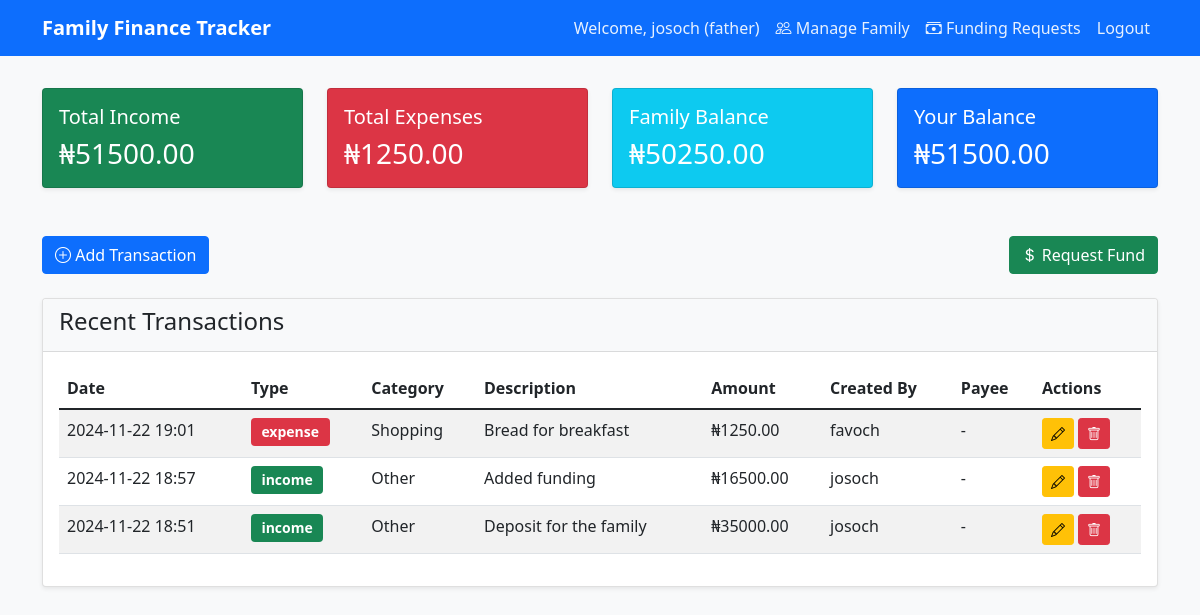
Page /dashboard (signed in) on the earlier database version.
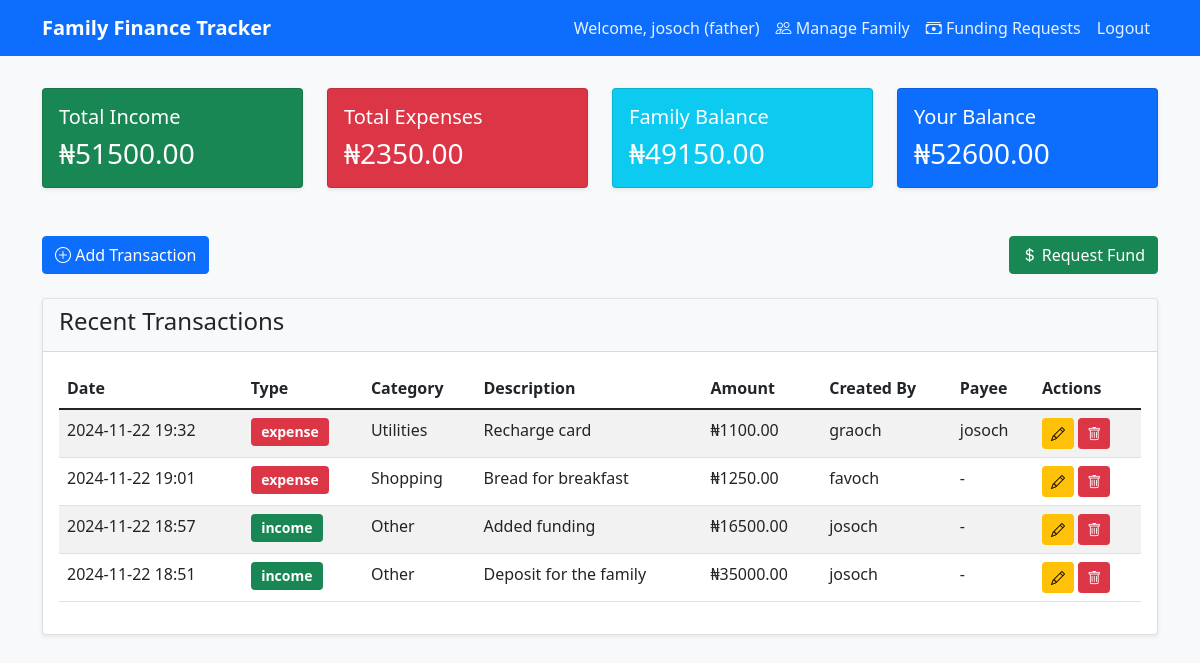
Same page on the later database version.
### app.py (models this page shows, shortened)
class User(db.Model, UserMixin):
    id = db.Column(db.Integer, primary_key=True)
    username = db.Column(db.String(80), unique=True, nullable=False)
    email = db.Column(db.String(120), unique=True, nullable=False)
    password_hash = db.Column(db.String(128))
    role = db.Column(db.String(20), nullable=False)
    balance = db.Column(db.Float, default=0.0)
    is_active = db.Column(db.Boolean, default=True)
    family_id = db.Column(db.Integer, db.ForeignKey('family.id'))
    created_at = db.Column(db.DateTime, default=datetime.utcnow)
    funding_requests = db.relationship('FundingRequest',
                                     foreign_keys='FundingRequest.requested_by',
                                     backref=db.backref('requester_ref', lazy=True),
                                     lazy=True)
    requests_approved = db.relationship('FundingRequest',
                                      foreign_keys='FundingRequest.approved_by',
                                      backref=db.backref('approver_ref', lazy=True),
                                      lazy=True)
    funding_request_balances = db.relationship('FundingRequestBalance',
                                             backref='user_ref',
                                             lazy=True)
    @property
    def password(self):
        raise AttributeError('password is not a readable attribute')

class Transaction(db.Model):
    __tablename__ = 'financial_transaction'
    id = db.Column(db.Integer, primary_key=True)
    amount = db.Column(db.Float, nullable=False)
    category = db.Column(db.String(50), nullable=False)
    description = db.Column(db.String(200))
    transaction_type = db.Column(db.String(20), nullable=False)  # income/expense
    created_by = db.Column(db.Integer, db.ForeignKey('user.id'), nullable=False)
    payee_id = db.Column(db.Integer, db.ForeignKey('user.id'))
    family_id = db.Column(db.Integer, db.ForeignKey('family.id'), nullable=False)
    created_at = db.Column(db.DateTime, default=datetime.utcnow)
    creator = db.relationship('User', foreign_keys=[created_by], backref='transactions_created')
    payee = db.relationship('User', foreign_keys=[payee_id], backref='transactions_received')

### app.py (the view)
@app.route('/dashboard')
@login_required
def dashboard():
    transactions = Transaction.query.filter_by(family_id=current_user.family_id).order_by(Transaction.created_at.desc()).all()
    total_income = sum(t.amount for t in transactions if t.transaction_type == 'income')
    total_expense = sum(t.amount for t in transactions if t.transaction_type == 'expense')
    balance = total_income - total_expense
    user_balance = current_user.balance
    return render_template('dashboard.html',
                         transactions=transactions,
                         total_income=total_income,
                         total_expense=total_expense,
                         balance=balance,
                         user_balance=user_balance)

### app.py (called while the page is built)
@login_manager.user_loader
def load_user(user_id):
    return User.query.get(int(user_id))

### templates/dashboard.html (shortened to what the changed rows need)
<!DOCTYPE html>
<html lang="en">
<head>
    <link href="https://cdn.jsdelivr.net/npm/bootstrap@5.1.3/dist/css/bootstrap.min.css" rel="stylesheet">
    <link rel="stylesheet" href="https://cdn.jsdelivr.net/npm/bootstrap-icons@1.7.2/font/bootstrap-icons.css">
    <link rel="stylesheet" href="{{ url_for('static', filename='style.css') }}">
</head>
<body>
    <nav class="navbar navbar-expand-lg navbar-dark bg-primary">
        <div class="container">
            <div class="collapse navbar-collapse" id="navbarNav">
                <ul class="navbar-nav ms-auto">
                    <li class="nav-item">
                        <span class="nav-link">Welcome, {{ current_user.username }} ({{ current_user.role }})</span>
                    </li>
                </ul>
            </div>
        </div>
    </nav>
    <div class="container mt-4">
        <div class="row mb-4">
            <div class="col-md-3">
                <div class="card bg-danger text-white">
                    <div class="card-body">
                        <h5 class="card-title">Total Expenses</h5>
                        <h3 class="card-text">₦{{ "%.2f"|format(total_expense) }}</h3>
                    </div>
                </div>
            </div>
            <div class="col-md-3">
                <div class="card bg-info text-white">
                    <div class="card-body">
                        <h5 class="card-title">Family Balance</h5>
                        <h3 class="card-text">₦{{ "%.2f"|format(balance) }}</h3>
                    </div>
                </div>
            </div>
            <div class="col-md-3">
                <div class="card bg-primary text-white">
                    <div class="card-body">
                        <h5 class="card-title">Your Balance</h5>
                        <h3 class="card-text">₦{{ "%.2f"|format(user_balance) }}</h3>
                    </div>
                </div>
            </div>
        </div>
        <div class="card">
            <div class="card-body">
                <div class="table-responsive">
                    <table class="table table-striped">
                        <thead>
                            <tr>
                                <th>Date</th>
                                <th>Type</th>
                                <th>Category</th>
                                <th>Description</th>
                                <th>Amount</th>
                                <th>Created By</th>
                                <th>Payee</th>
                                <th>Actions</th>
                            </tr>
                        </thead>
                        <tbody>
                            {% for transaction in transactions %}
                            <tr>
                                <td>{{ transaction.created_at.strftime('%Y-%m-%d %H:%M') }}</td>
                                <td>
                                    <span class="badge {% if transaction.transaction_type == 'income' %}bg-success{% else %}bg-danger{% endif %}">
                                        {{ transaction.transaction_type }}
                                    </span>
                                </td>
                                <td>{{ transaction.category }}</td>
                                <td>{{ transaction.description }}</td>
                                <td>₦{{ "%.2f"|format(transaction.amount) }}</td>
                                <td>{{ transaction.creator.username }}</td>
                                <td>{{ transaction.payee.username if transaction.payee else '-' }}</td>
                                <td>
                                    <a href="{{ url_for('edit_transaction', id=transaction.id) }}" class="btn btn-sm btn-warning">
                                        <i class="bi bi-pencil"></i>
                                    </a>
                                    <a href="{{ url_for('delete_transaction', id=transaction.id) }}" class="btn btn-sm btn-danger" onclick="return confirm('Are you sure you want to delete this transaction?')">
                                        <i class="bi bi-trash"></i>
                                    </a>
                                </td>
                            </tr>
                            {% endfor %}
                        </tbody>
                    </table>
                </div>
            </div>
        </div>
    </div>
</body>
</html>

Differences in the rows shown:
changed User "josoch": balance "51500.00" → "52600.00"
added Transaction: amount "1100.00"
Other differences:
{{ "%.2f"|format(total_expense) }}: "1250.00" → "2350.00"
{{ "%.2f"|format(balance) }}: "50250.00" → "49150.00"
